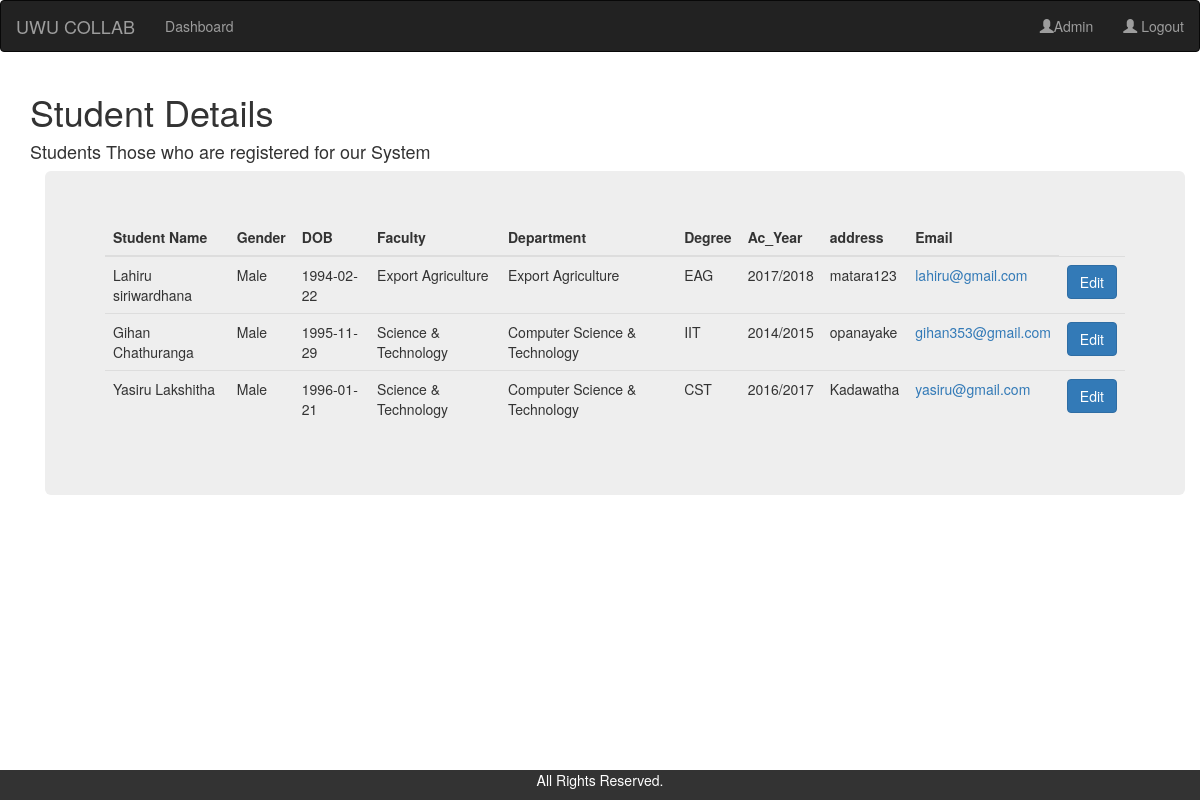
The app's page /admin/EditStudentDetails.php (signed in) with its own data.
### tables this page shows
CREATE TABLE `student` (
  `st_id` int(100) NOT NULL,
  `st_name` varchar(100) DEFAULT NULL,
  `gender` varchar(100) DEFAULT NULL,
  `DOB` date DEFAULT NULL,
  `faculty` varchar(100) DEFAULT NULL,
  `department` varchar(100) DEFAULT NULL,
  `degree` varchar(100) DEFAULT NULL,
  `ac_year` varchar(100) DEFAULT NULL,
  `address` varchar(100) DEFAULT NULL,
  `email` varchar(100) DEFAULT NULL,
  `tel_no` varchar(100) DEFAULT NULL,
  `user_name` varchar(100) DEFAULT NULL,
  `admin_id` varchar(100) DEFAULT NULL
);

### admin/EditStudentDetails.php (the view, shortened to what this page needs)
<!DOCTYPE html>
<html>
    <head>
        <link rel="stylesheet" href="https://maxcdn.bootstrapcdn.com/bootstrap/3.3.7/css/bootstrap.min.css">
    </head>
    <body >
        <?php include 'AdminHeader.php'; ?>
        <div class="container">
            <h1>Student Details</h1>
            <p><h4>Students Those who are registered for our System</h4></p>
        <?php
        include '../connectDB.php';
        $result = mysqli_query($conn, "SELECT * FROM student");
        echo'<div class="container">';
        echo '<div class="jumbotron">';
        echo'<table class="table">';
        echo' <thead>';
        echo'  <tr>';
        echo'   <th>Student Name</th>';
        echo'   <th>Gender</th>';
        echo'  <th>DOB</th>';
        echo'  <th>Faculty</th>';
        echo'  <th>Department</th>';
        echo'  <th>Degree</th>';
        echo'  <th>Ac_Year</th>';
        echo'  <th>address</th>';
        echo'  <th>Email</th>';
        echo'</div>';
        echo' <tbody>';
        while ($row = mysqli_fetch_array($result)) {
            echo'  <tr>';
            echo"    <td>$row[st_name]</td><td>$row[gender]</td><td>$row[DOB]</td><td>$row[faculty]</td><td>$row[department]</td><td>$row[degree]</td><td>$row[ac_year]</td><td>$row[address]</td><td><a href ='sendEmail.php'?st_id=$row[st_id]>$row[email]</a></td>
          <td>       <a href='UpdateStudentDetails.php?st_id=" . $row['st_id'] . "' class='btn btn-primary'>Edit</button> </td>";
            echo' </tr> ';
        }
        echo' </tbody>';
        echo'</div>';
        ?>
    </div>
<footer class="container-fluid text-center footer">
    <p>All Rights Reserved.</p>
</footer>
</body>
</html>

### admin/EditStudentDetails.php (style rules this page uses)
.footer { position: fixed; left: 0; bottom: 0; width: 100%; background-color: #333; color: white; text-align: center; }

### records on screen
student: st_name "Lahiru siriwardhana", gender "Male", DOB "1994-02-22", faculty "Export Agriculture", department "Export Agriculture", degree "EAG", ac_year "2017/2018", address "matara123", email "lahiru@gmail.com"
student: st_name "Gihan Chathuranga", gender "Male", DOB "1995-11-29", faculty "Science & Technology", department "Computer Science & Technology", degree "IIT", ac_year "2014/2015", address "opanayake", email "gihan353@gmail.com"
student: st_name "Yasiru Lakshitha", gender "Male", DOB "1996-01-21", faculty "Science & Technology", department "Computer Science & Technology", degree "CST", ac_year "2016/2017", address "Kadawatha", email "yasiru@gmail.com"

### other values on screen
$_SESSION['name'] "Admin"
